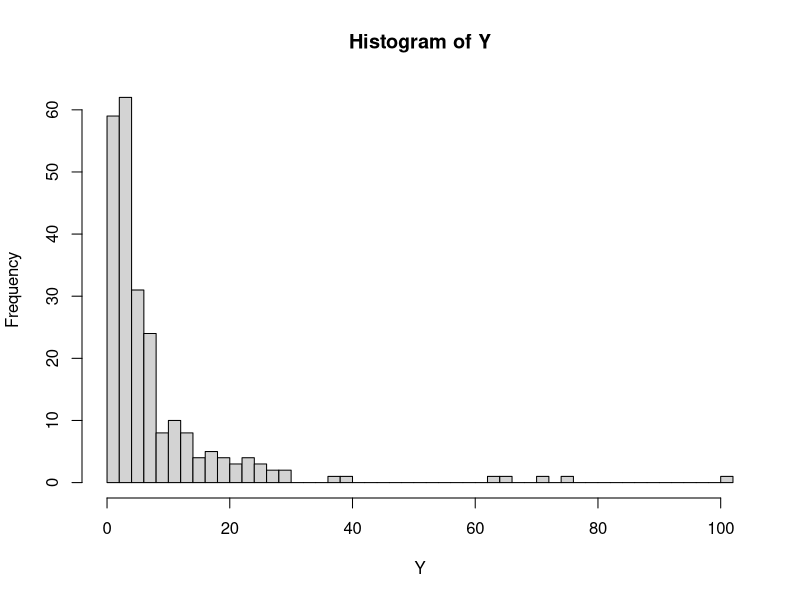
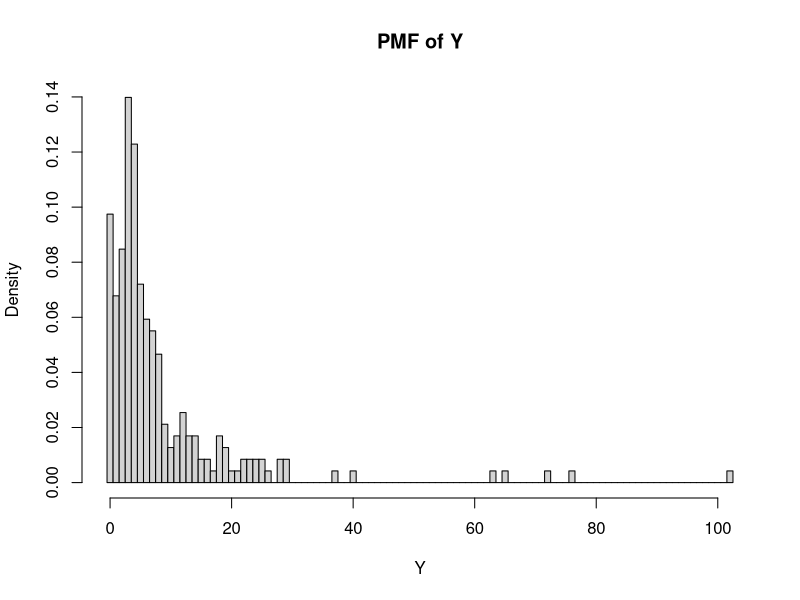
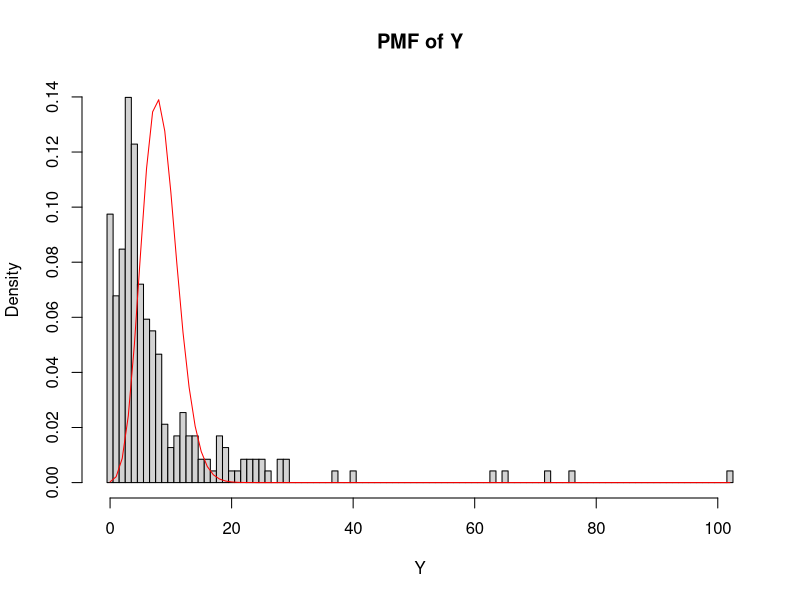
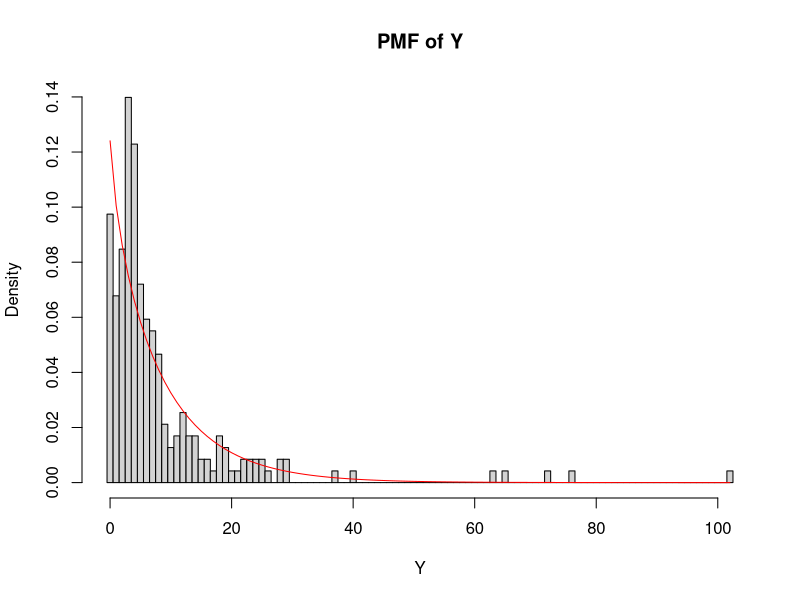

These figures' R source, in order:
## ---- chunk 1
library(MASS)
data(epil)
ndata=epil
ndata
## ---- chunk 2
Y = ndata[,1]
hist(Y, breaks=40, freq=T)
## ---- chunk 3
breaks=seq(min(Y)-0.5, max(Y)+0.5, by=1)
hist(Y, breaks = breaks, freq = FALSE, main = "PMF of Y")
## ---- chunk 4
#1,
my=mean(Y)
mv=var(Y)
print(my)
print(mv)
## ---- chunk 5
poismod=fitdistr(Y, densfun = "poisson")
lam=poismod$estimate
sprintf("Log Likehood:%f", poismod$loglik)
## ---- chunk 6
k=0:max(Y)
pois_pmf = dpois(k,lambda = lam)
hist(Y, breaks = breaks, freq = FALSE, main = "PMF of Y")
lines(k,pois_pmf,lwd = 1, col = "red")
## ---- chunk 7
# log likelihood[negative bino random variable]
nbmod=fitdistr(Y, densfun = "Negative Binomial")
nb_size=nbmod$estimate[1]
nb_mu=nbmod$estimate[2]
nb_pmf=dnbinom(k, size = nb_size, mu=nb_mu)
sprintf("Log Likelihood:%f", nbmod$loglik)
hist(Y, breaks = breaks, freq = FALSE, main = "PMF of Y")
lines(k, nb_pmf, lwd = 1, col = 'red')
## ---- chunk 8
#split the data into test and train
nr=nrow(ndata)
s=sample(x=1:nr, size = 0.8*nr, replace = FALSE)
traindata=ndata[s,]
testdata=ndata[-s,]
linearmod=lm(y~lbase+lage+trt, data = traindata)
ypredtrain=predict(linearmod, traindata)
ypredtest=predict(linearmod, testdata)
